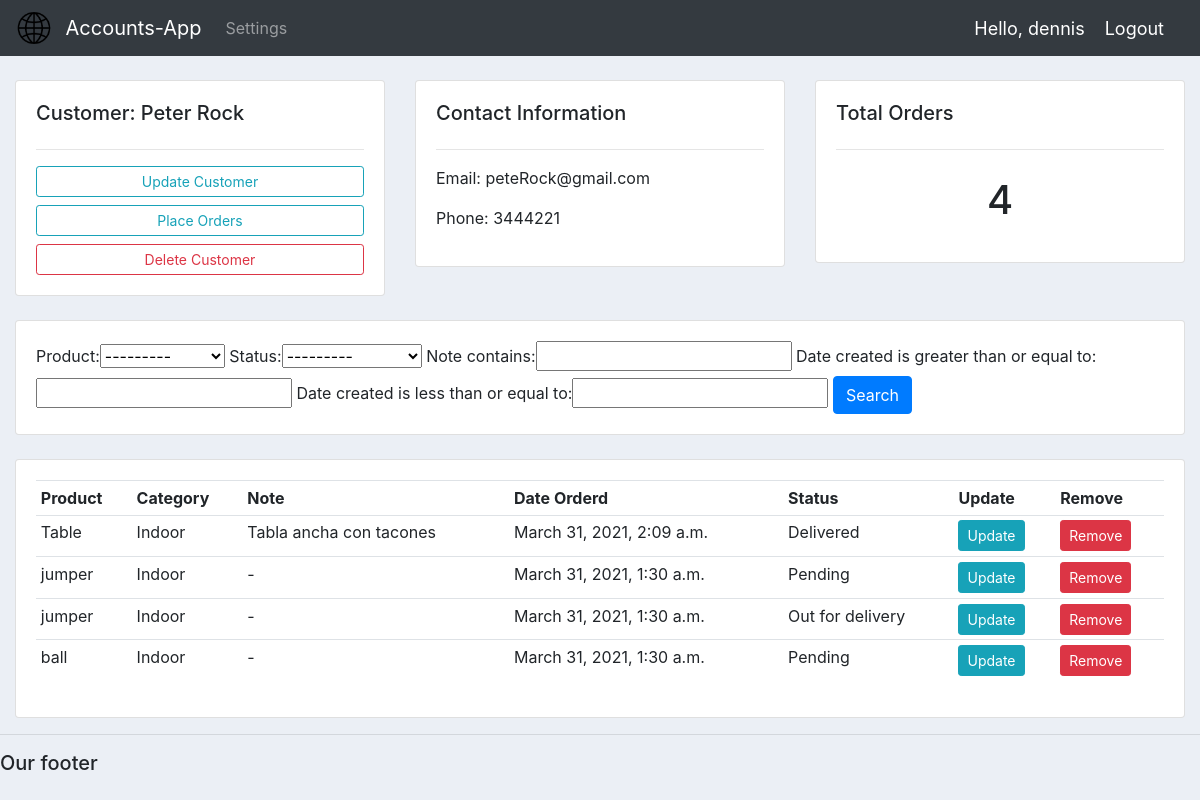
The page /customer/2 (signed in) on the database its author committed.
### accounts/models.py (models this page shows, shortened)
class Customer(models.Model):
    user = models.OneToOneField(User, null=True, blank=True, on_delete=models.CASCADE)
    name = models.CharField(max_length=200, null=True)
    phone = models.CharField(max_length=200, null=True)
    email = models.CharField(max_length=200, null=True)
    profile_pic = models.ImageField(default = "user.png", null=True, blank=True)
    date_created = models.DateTimeField(auto_now_add=True)

class Order(models.Model):
    STATUS = (
            ('Pending', 'Pending'),
            ('Out for delivery', 'Out for delivery'),
            ('Delivered', 'Delivered'),
            )
    customer = models.ForeignKey(Customer, null=True, on_delete=models.SET_NULL)
    product = models.ForeignKey(Product, null=True, on_delete=models.SET_NULL)
    date_created = models.DateTimeField(auto_now_add=True)
    status = models.CharField(max_length=200, null=True, choices=STATUS)
    note = models.CharField(max_length=200, null=True)

class Product(models.Model):
    CATEGORY = (
                ('Indoor', 'Indoor'),
                ('Out Door', 'Out Door'),
                )
    name = models.CharField(max_length=200, null=True)
    price = models.FloatField(null=True)
    category = models.CharField(max_length=200, null=True, choices=CATEGORY)
    description = models.CharField(max_length=200, null=True, blank=True)
    date_created = models.DateTimeField(auto_now_add=True)
    tags = models.ManyToManyField(Tag)
    def __str__(self):
        return self.name

### accounts/decorators.py (the view)
        def wrapper_func(request, *args, **kwargs):
            print('working', allowed_roles)
            group = None
            if request.user.groups.exists():
                group = request.user.groups.all()[0].name
            if group in allowed_roles:
                return view_func(request, *args, **kwargs)
            else:
                return HttpResponse('You are not authorized for this page')

### accounts/views.py (called while the page is built)
@login_required(login_url='login')
@allowed_users(allowed_roles=['admin'])
def customer(request ,pk_test):
    customer = Customer.objects.get(id=pk_test)
    orders = customer.order_set.all()
    myFilter = OrderFilter(request.GET, queryset=orders)
    orders = myFilter.qs
    context = {"customer":customer,
                "orders":orders,
                "myFilter":myFilter }
    return render(request, "accounts/customer.html", context)

### accounts/templates/accounts/customer.html
{%  extends 'accounts/main.html' %}
{% block content %}
<br>
<div class="row">
	<div class="col-md">
		<div class="card card-body">
			<h5>Customer: {{customer.name}}</h5>
			<hr>
			<a class="btn btn-outline-info  btn-sm btn-block" href="{% url 'update_customer' customer.id %}">Update Customer</a>
			<a class="btn btn-outline-info  btn-sm btn-block" href="{% url 'create_orders' customer.id  %}">Place Orders</a>
			<a class="btn btn-outline-danger  btn-sm btn-block" href="{% url 'delete_customer' customer.id %}">Delete Customer</a>
		</div>
	</div>
	<div class="col-md">
		<div class="card card-body">
			<h5>Contact Information</h5>
			<hr>
			<p>Email: {{customer.email}}</p>
			<p>Phone: {{customer.phone}} </p>
		</div>
	</div>
	<div class="col-md">
		<div class="card card-body">
			<h5>Total Orders</h5>
			<hr>
			<h1 style="text-align: center;padding: 10px">{{orders.count}}</h1>
		</div>
	</div>
</div>
<br>
<div class="row">
	<div class="col">
		<div class="card card-body">
			<form method="get">
				{{myFilter.form}}
		    <button class="btn btn-primary" type="submit">Search</button>
		  </form>
		</div>
	</div>
</div>
<br>
<div class="row">
	<div class="col-md">
		<div class="card card-body">
			<table class="table table-sm">
				<tr>
					<th>Product</th>
					<th>Category</th>
					<th>Note</th>
					<th>Date Orderd</th>
					<th>Status</th>
					<th>Update</th>
					<th>Remove</th>
				</tr>
				{% for order in orders %}
					<tr>
					<td>{{order.product}}</td>
					<td>{{order.product.category}}</td>
					<td>{{order.note}}</td>
					<td>{{order.product.date_created}}</td>
					<td>{{order.status}}</td>
					<td><a class="btn btn-primary  btn-sm btn-info" href="{% url 'update_order' order.id %}">Update</a></td>
					<td><a class="btn btn-primary  btn-sm btn-danger" href="{% url 'delete_order' order.id %}">Remove</a></td>
					</tr>
				{% endfor %}
			</table>
		</div>
	</div>
</div>
{% endblock %}

### accounts/templates/accounts/navbar.html (shortened to what this page needs)
{% load static %}
<nav class="navbar navbar-expand-lg navbar-dark bg-dark">
    <img src="{% static 'images/logo4_t.png' %}" style="width: 3vw; min-width: 3px;"/>
    <a class="navbar-brand" href="{% url 'dashboard' %}">Accounts-App</a>
    <div class="collapse navbar-collapse" id="navbarNav">
      <ul class="navbar-nav">
        {% if request.user.is_staff %}
        <li class="nav-item">
          <a class="nav-link" href="{% url 'dashboard' %}">Dashboard <span class="sr-only">(current)</span></a>
        </li>
        <li class="nav-item">
          <a class="nav-link" href="{% url 'products' %}">Products</a>
        </li>
        {% else %}
        <li class="nav-item">
         <a class="nav-link" href="{% url 'account' %}">Settings</a>
       </li>
        {% endif %}
      </ul>
    </div>
    <span class="hello-msg">Hello, {{request.user.customer.name}}</span>
    <span><a class="hello-msg" href="{% url 'logout' %}">Logout</a> </span>
  </nav>

### static/css/main.css (style rules this page uses)
body { background-color: #ebeff5; }

### accounts/templates/accounts/navbar.html (style rules this page uses)
.hello-msg { font-size: 18px; color: #fff; margin-right: 20px; }

### rows shown on the page
Customer: name "Peter Rock", email "peteRock@gmail.com", phone "3444221"
Order: product "Table", product.category "Indoor", note "Tabla ancha con tacones", product.date_created "March 31, 2021, 2:09 a.m.", status "Delivered"
Order: product "jumper", product.category "Indoor", note "-", product.date_created "March 31, 2021, 1:30 a.m.", status "Pending"
Order: product "jumper", product.category "Indoor", note "-", product.date_created "March 31, 2021, 1:30 a.m.", status "Out for delivery"
Order: product "ball", product.category "Indoor", note "-", product.date_created "March 31, 2021, 1:30 a.m.", status "Pending"

### other values the page prints
{{ request.user.customer.name }} "dennis"
{{ orders.count }} "4"
